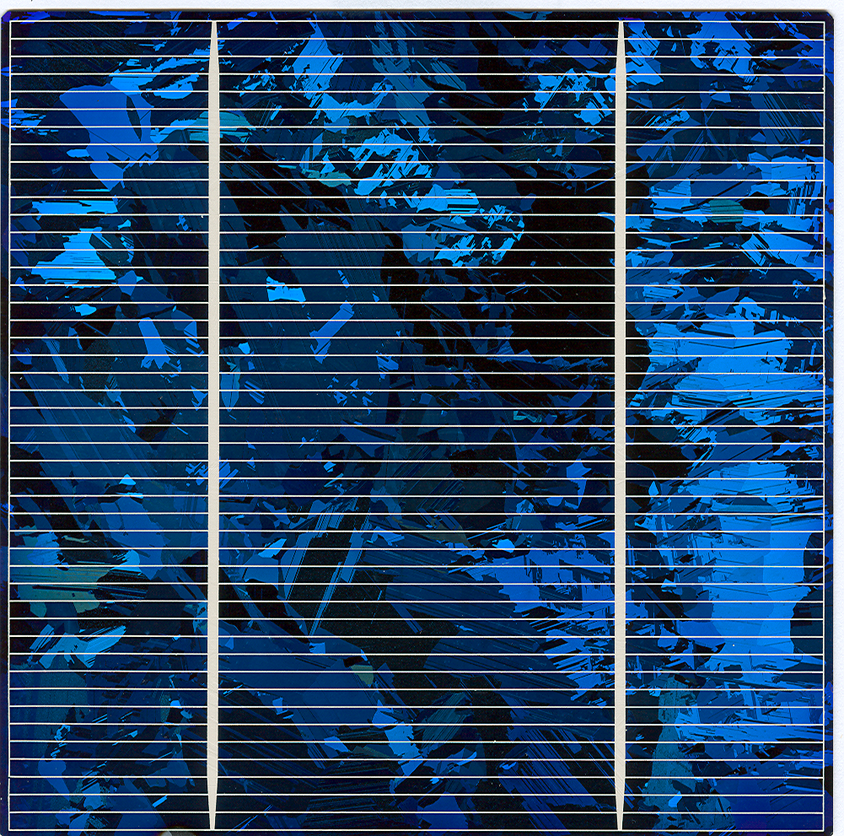
//> input picture pic.png, 844 x 836 px, shrunk from 1001 x 991 before the run
$ ./test_2   (built with g++ and OpenCV 4)
//> lines starting //> are read from the running program, lines starting //| are printed output that depends on the picture; after the words box and inside, x2 and y2 are one past the last pixel; in counts of white or black regions, pixels touching at a corner belong together
#include<iostream>
#include<opencv2/opencv.hpp>

using namespace cv;
using namespace std;

int main() {
	Mat srcMat, result_1,result_2;
	srcMat=imread("C://Users//1234//Desktop//pic.png",0);     //뿍똑뺏
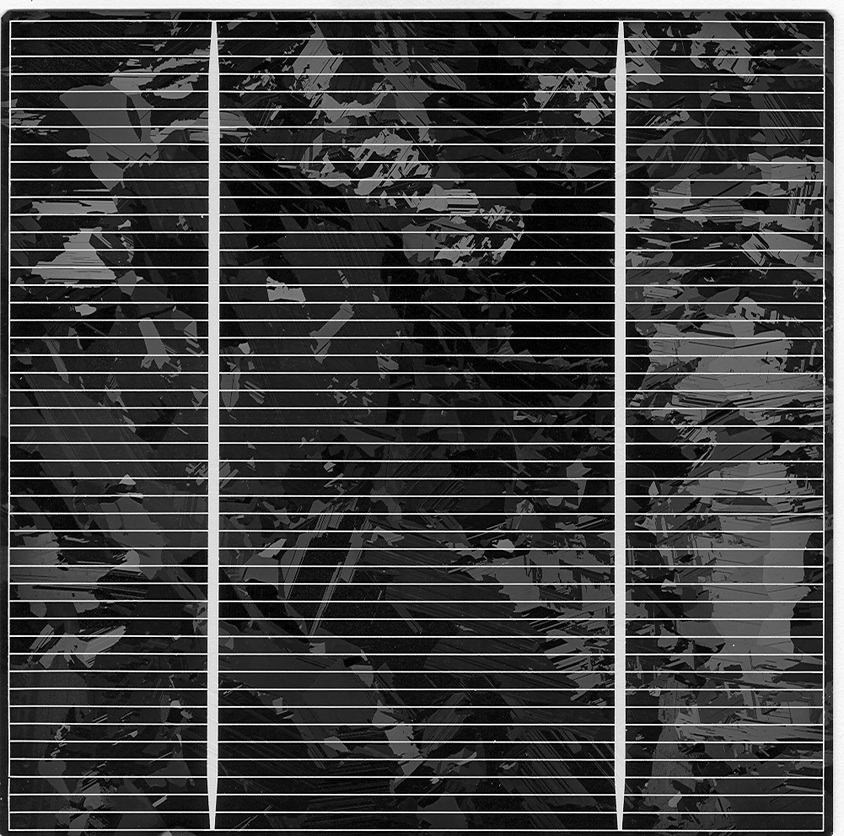
//> srcMat: 836 rows x 844 cols, CV_8UC1; min 0, max 255, mean 63.1
	threshold(srcMat, result_1, 100, 255, THRESH_BINARY);
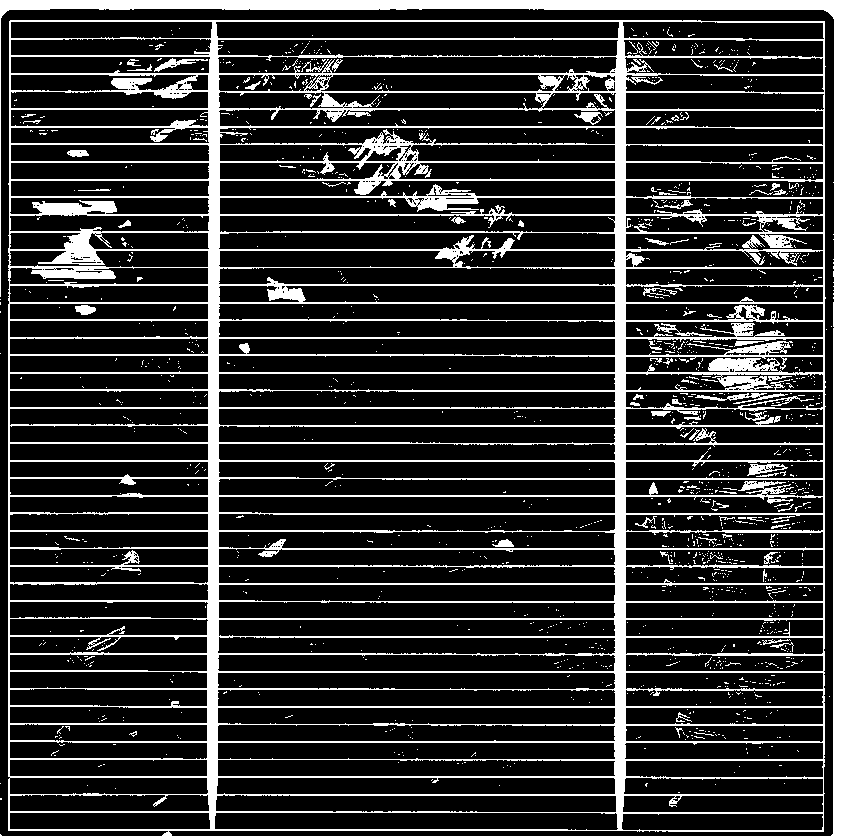
//> result_1: 836 rows x 844 cols, CV_8UC1; 18.9% white; 1470 white regions (1386 under 20 px), largest, box (x1, y1, x2, y2) and area: (8, 20, 826, 836) 107882, (0, 0, 844, 836) 17333, (695, 393, 788, 404) 331

	adaptiveThreshold(srcMat, result_2, 255, ADAPTIVE_THRESH_GAUSSIAN_C, THRESH_BINARY_INV,15,10);
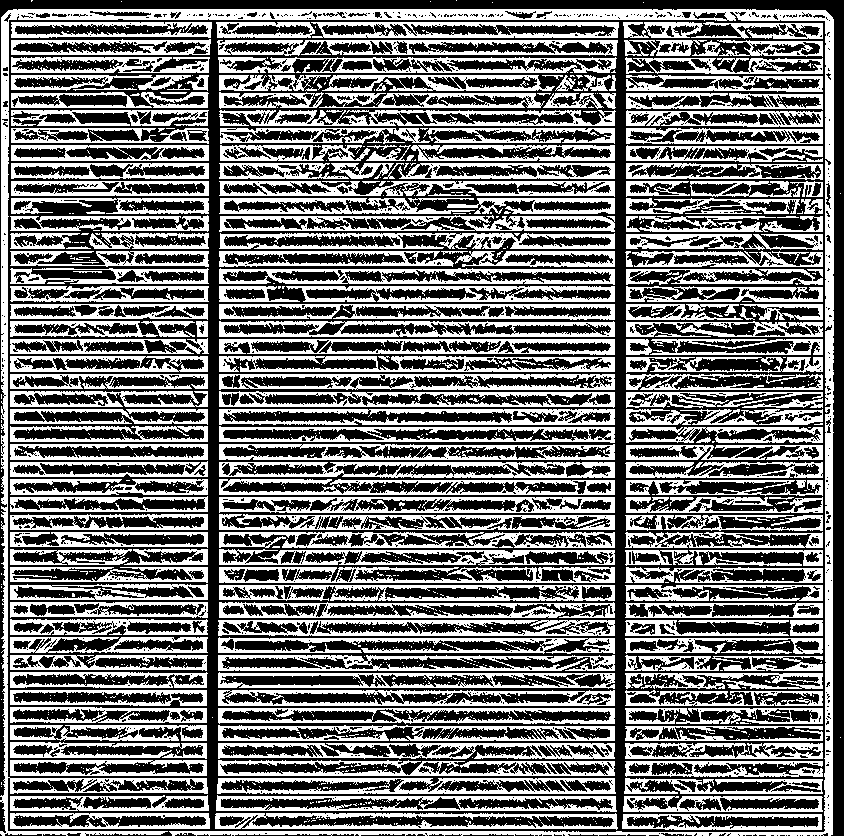
//> result_2: 836 rows x 844 cols, CV_8UC1; 43.8% white; 1774 white regions (1539 under 20 px), largest, box (x1, y1, x2, y2) and area: (0, 9, 834, 836) 23132, (218, 620, 615, 636) 3418, (219, 497, 615, 513) 3397


	imshow("result", result_1);
	imshow("result", result_2);
	waitKey(0);
	return 0;
}

$ run again, with 23.jpg saved as pic.png
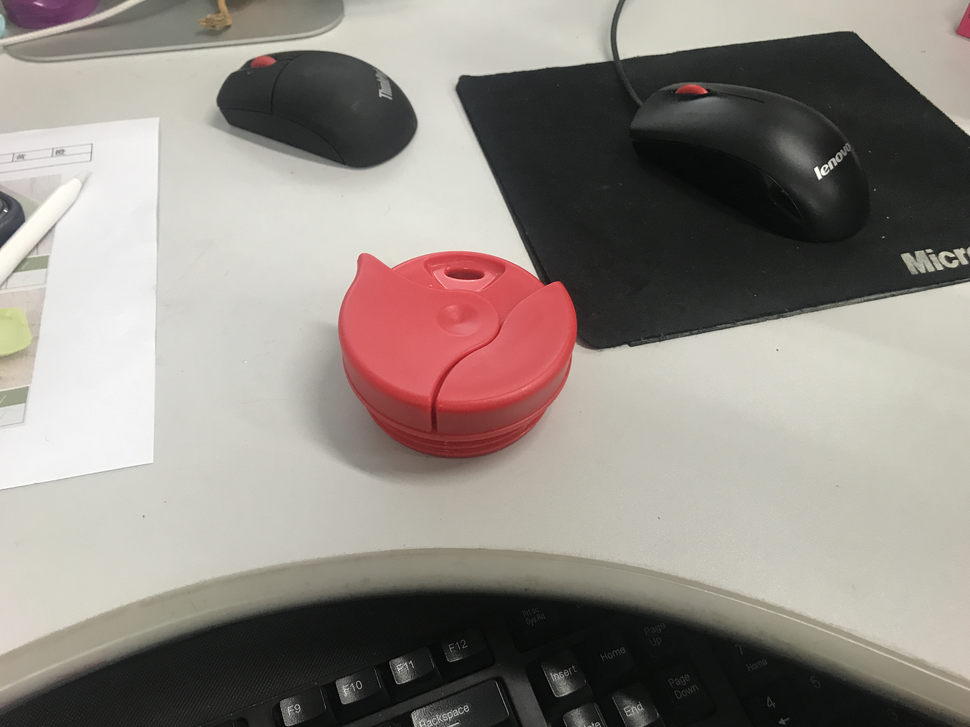
//> input picture 23.jpg, 970 x 727 px, shrunk from 4032 x 3024 before the run
//> `threshold(srcMat, result_1, 100, 255, THRESH_BINARY);`:
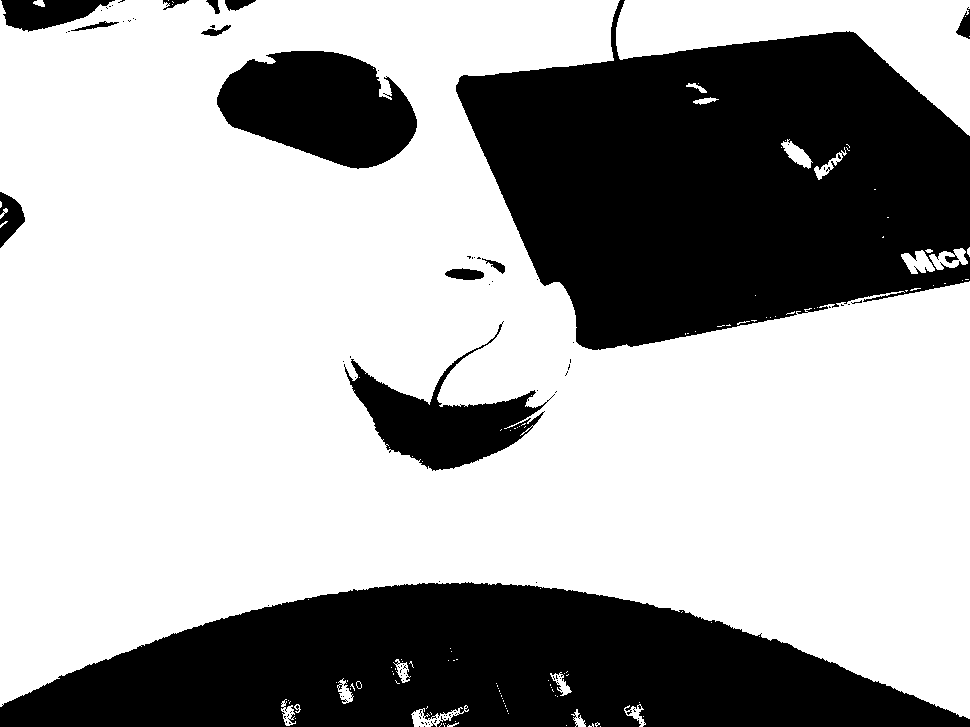
//> result_1: 727 rows x 970 cols, CV_8UC1; 65.7% white; 98 black regions (84 under 20 px), largest, box (x1, y1, x2, y2) and area: (456, 0, 970, 350) 118084, (0, 582, 970, 727) 92981, (217, 51, 417, 169) 16380
//> `adaptiveThreshold(srcMat, result_2, 255, ADAPTIVE_THRESH_GAUSSIAN_C, T..`:
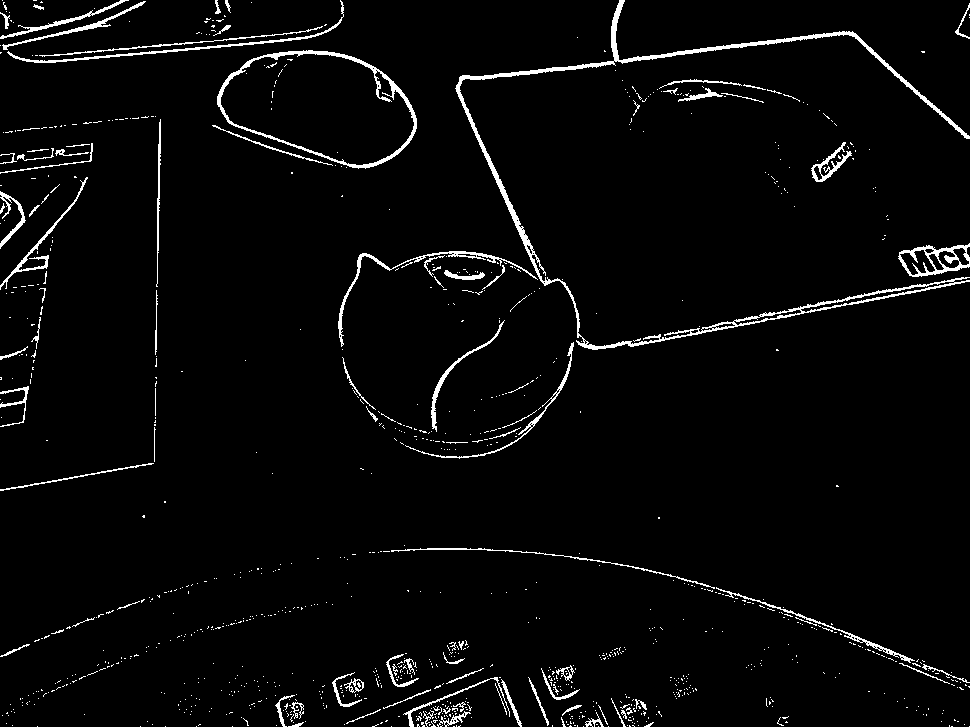
//> result_2: 727 rows x 970 cols, CV_8UC1; 3.3% white in thin lines or dots
